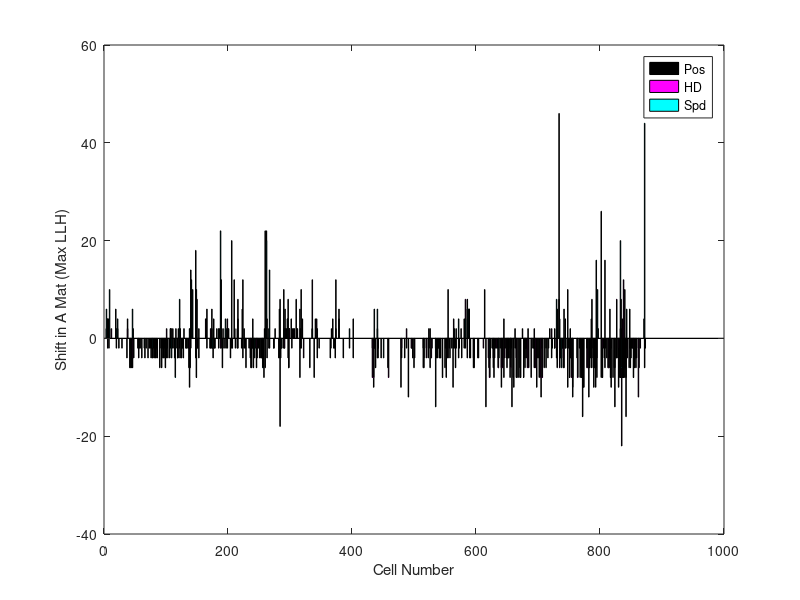
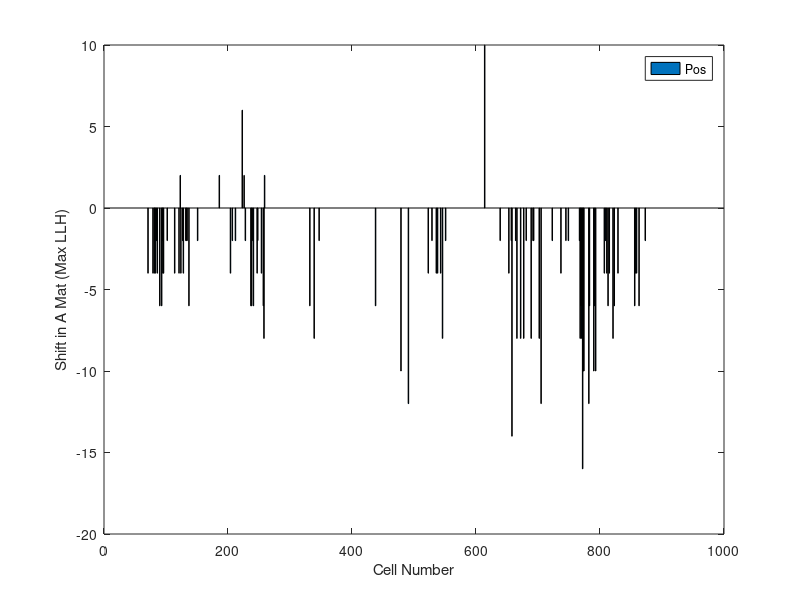
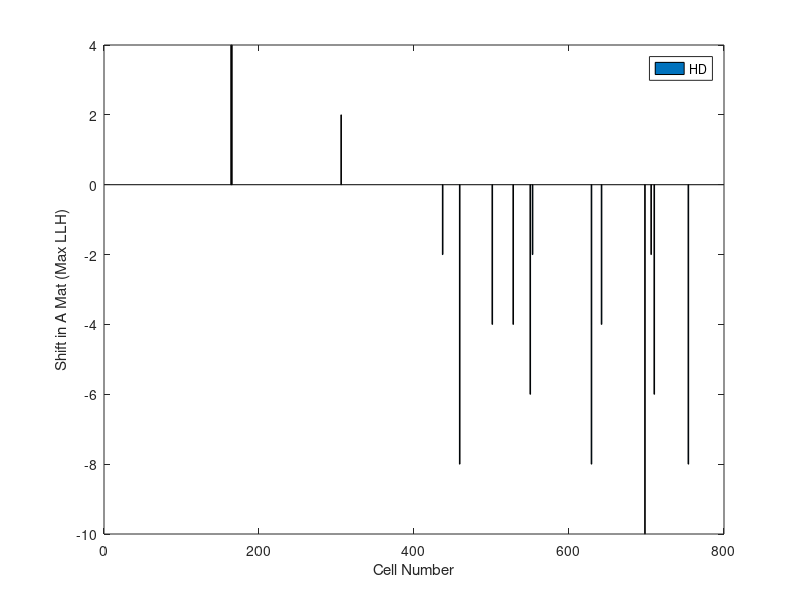
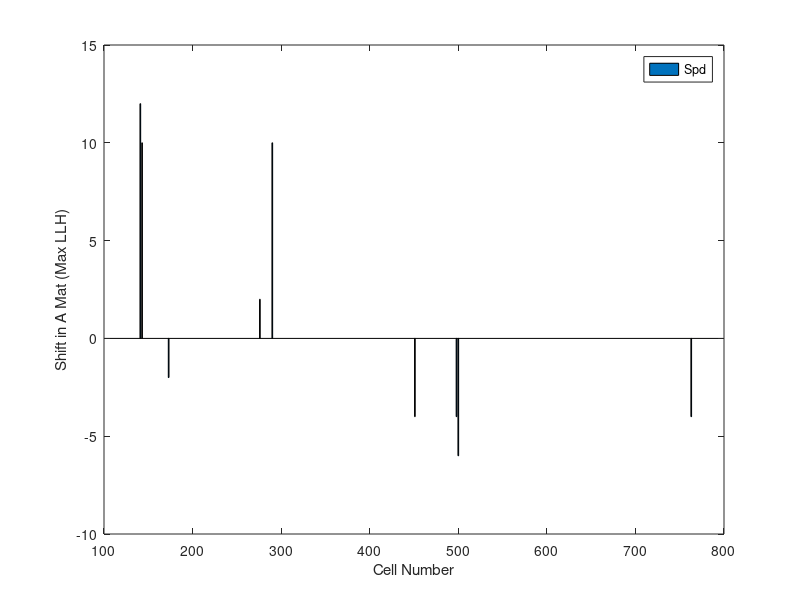

These charts were generated, in order, by the following MATLAB code: (Note: this script raises an error after producing the figures.)
clear all; %clear the workspace

%% load data

load('cellData_11_16_17Run.mat'); %loads the data into the workspace - this contains all of the cells

%load the cells of interest
load('encodingCells.mat');

%find the indices of the significant p values for every shift

%preallocate for the significant p values and therefore shifts in the
%matrix

%% Find the significant shifts for each cell

SigAllVarShifts = AllVarShifts; %significant shifts

for i = encodingCells' %for all of the cells
   for j = numel(AllPShifts{i}) %for all the elements in the returned p vals
       if j > 0 %if there were any called shifts i e having more than zero elements
            if AllPShifts{i}{j} > .05 %if the p value is not significant
                SigAllVarShifts{i}(j) = 0; %set the shift to zero
                
            end
       end
   end
end

%% remove empty cells

SigAllVarShiftsFilt = cell(numel(encodingCells),2); %preallocates
for k = 1:numel(encodingCells)
    SigAllVarShiftsFilt{k,2} = SigAllVarShifts{encodingCells(k)}; %in the filtered array, this will only contain non-empty vals
    SigAllVarShiftsFilt{k,1} = encodingCells(k); %places the cell name there
end

%% Count up the shifts across all cells

%here, we will plot the distribution of shifts, across all cells, for each
%of the variables: Pos, HD, and Spd

%first, filter out the empty variables

variables_allFilt = cell(numel(encodingCells),2); %preallocate for filtered variables

for i = 1:numel(encodingCells)
    variables_allFilt{i,2} = variables_all{encodingCells(i)}; %this will contain only non-empty vals
    variables_allFilt{i,1} = encodingCells(i); %puts the cell name there
end

%% organize cells into three different categories: those with Pos, HD, and Spd variables, and therefore shift data

posCells = cell(numel(encodingCells),2); %preallocate
hdCells = cell(numel(encodingCells),2);
spdCells = cell(numel(encodingCells),2);

%place the cell name and appropriate shift into the array

for f = 1:numel(encodingCells) %for all the number of cells
    for l = 1:numel(variables_allFilt{f,2}) %for all the elements in each variable cell
        if variables_allFilt{f,2}(l) == 1 %if it is Pos
            posCells{f,1} = SigAllVarShiftsFilt{f,1}; %put the cell name in the array
            posCells{f,2} = SigAllVarShiftsFilt{f,2}(l); %put the relevent shift in the array
        elseif variables_allFilt{f,2}(l) == 2 %if it is HD
            hdCells{f,1} = SigAllVarShiftsFilt{f,1}; %put the cell name into the array
            hdCells{f,2} = SigAllVarShiftsFilt{f,2}(l); %place relevant shifts in array
        elseif variables_allFilt{f,2}(l) == 3 %if it is Spd
            spdCells{f,1} = SigAllVarShiftsFilt{f,1}; %putt the cell name into array
            spdCells{f,2} = SigAllVarShiftsFilt{f,2}(l); %put the shift in array
        end
    end
end

%% Convert to matrix from cell array

posCells = cell2mat(posCells);
hdCells = cell2mat(hdCells);
spdCells = cell2mat(spdCells);

%% plot these data

figure(1);
bar(posCells(:,1),posCells(:,2),'FaceColor','k');
hold on
bar(hdCells(:,1),hdCells(:,2),'FaceColor','m');
hold on
bar(spdCells(:,1),spdCells(:,2),'FaceColor','c');
legend('Pos','HD','Spd');
xlabel('Cell Number');
ylabel('Shift in A Mat (Max LLH)');

%% examine relationships in cells between the different variables and their respective shifts\

%first, group cells based on the different possible models

posMod = cell(numel(encodingCells),2); %1
hdMod = cell(numel(encodingCells),2); %2 
spdMod = cell(numel(encodingCells),2); %3
posHdMod = cell(numel(encodingCells),2); %1 2
hdSpdMod = cell(numel(encodingCells),2); %2 3
posSpdMod = cell(numel(encodingCells),2); %1 3
posHdSpdMod = cell(numel(encodingCells),2); %1 2 3

%create arrays for the multiple models - hardcoded, but dependent on how
%the design matrix was created
ph = [1 2];
hs = [2 3];
ps = [1 3];
phs = [1 2 3];

for i = 1:numel(encodingCells)
    for j = 1:numel(variables_allFilt{i,2})
        if variables_allFilt{i,2}(j) == 4
            variables_allFilt{i,2}(j) = []; %gets rid of the theta model because we dont want it
            SigAllVarShiftsFilt{i,2}(j) = []; %gets rid of the theta shift, because we also don't want it
        end
    end
    if numel(variables_allFilt{i,2}) == 1 %if there is one variable in the model, do the next line
        if variables_allFilt{i,2} == 1
            posMod{i,1} = variables_allFilt{i,1};
            posMod{i,2} = SigAllVarShiftsFilt{i,2};
        elseif variables_allFilt{i,2} == 2
            hdMod{i,1} = variables_allFilt{i,1};
            hdMod{i,2} = SigAllVarShiftsFilt{i,2};
        elseif variables_allFilt{i,2} == 3
            spdMod{i,1} = variables_allFilt{i,1};
            spdMod{i,2} = SigAllVarShiftsFilt{i,2};
        end
    elseif numel(variables_allFilt{i,2}) == 2 %if there are two variables in the model, run these lines
        if variables_allFilt{i,2} == ph
            posHdMod{i,1} = variables_allFilt{i,1};
            posHdMod{i,2} = SigAllVarShiftsFilt{i,2};
        elseif variables_allFilt{i,2} == hs
            hdSpdMod{i,1} = variables_allFilt{i,1};
            hdSpdMod{i,2} = SigAllVarShiftsFilt{i,2};
        elseif variables_allFilt{i,2} == ps
            posSpdMod{i,1} = variables_allFilt{i,1};
            posSpdMod{i,2} = SigAllVarShiftsFilt{i,2};
        end
    elseif numel(variables_allFilt{i,2}) == 3 %if there are three variables in the model, run these
        if variables_allFilt{i,2} == phs 
            posHdSpdMod{i,1} = variables_allFilt{i,1};
            posHdSpdMod{i,2} = SigAllVarShiftsFilt{i,2};
        end
    end
end


%% get rid of the empty cells

%convert from cell array to matrix

posMod = cell2mat(posMod);
hdMod = cell2mat(hdMod);
spdMod = cell2mat(spdMod);
posHdMod = cell2mat(posHdMod);
hdSpdMod = cell2mat(hdSpdMod);
posSpdMod = cell2mat(posSpdMod);
posHdSpdMod = cell2mat(posHdSpdMod);

%%display the data

%first the position
figure(2);
bar(posMod(:,1),posMod(:,2));
xlabel('Cell Number');
ylabel('Shift in A Mat (Max LLH)');
legend('Pos');


%next, HD
figure(3);
bar(hdMod(:,1),hdMod(:,2));
xlabel('Cell Number');
ylabel('Shift in A Mat (Max LLH)');
legend('HD');

%next, spd
figure(4);
bar(spdMod(:,1),spdMod(:,2));
xlabel('Cell Number');
ylabel('Shift in A Mat (Max LLH)');
legend('Spd');


%next, posHd
figure(5);
%pos first
bar(posHdMod(:,1),posHdMod(:,2),'FaceColor','m');
hold on
%next, HD
bar(posHdMod(:,1),posHdMod(:,3),'FaceColor','g');
legend('Pos','HD');
hold off
xlabel('Cell Number');
ylabel('Shift in A Mat (Max LLH)');

%next, hdPsd
figure(6);
%hd firt
bar(hdSpdMod(:,1),hdSpdMod(:,2),'FaceColor','r');
hold on
%next, the Spd
bar(hdSpdMod(:,1),hdSpdMod(:,3),'FaceColor','c');
legend('HD','Spd');
hold off
xlabel('Cell Number');
ylabel('Shift in A Mat (Max LLH)');

%next, PosSpd
figure(7);
%first the pos
bar(posSpdMod(:,1),posSpdMod(:,2),'FaceColor','k');
hold on
%next the spd
bar(posSpdMod(:,1),posSpdMod(:,3),'FaceColor','b');
legend('Pos','Spd');
hold off
xlabel('Cell Number');
ylabel('Shift in A Mat (Max LLH)');

%last, the posHdSpd
figure(8);
%first the pos
bar(posHdSpdMod(:,1),posHdSpdMod(:,2),'FaceColor','g');
hold on
%next the Hd
bar(posHdSpdMod(:,1),posHdSpdMod(:,3),'FaceColor','r');
%next the spd
hold on
bar(posHdSpdMod(:,1),posHdSpdMod(:,4),'FaceColor','c');
legend('Pos','HD','Spd');
hold off
xlabel('Cell Number');
ylabel('Shift in A Mat (Max LLH)');

%% try to quantify the changes in each cell shift

%first, we are to show across all cell types, the distribution of the shift
%types for each variable

%here, this is just a plot of all the single variables (Pos, HD, Spd)
%pooled to represent the different shifts across the whole population of
%cells

figure(9);
histogram(posCells(:,2),'FaceColor','b','BinWidth',1) % a plot for the position
xlabel('Shift in Design Matrix');
ylabel('Number of cells');
legend('Pos (pooled models)');

figure(10);
histogram(hdCells(:,2),'FaceColor','c','BinWidth',1); %plot for the HD
xlabel('Shift in Design Matrix');
ylabel('Number of cells');
legend('HD (pooled models)');

figure(11);
histogram(spdCells(:,2),'FaceColor','r','BinWidth',1); %plot for the spd
xlabel('Shift in Design Matrix');
ylabel('Number of cells');
legend('Spd (pooled models)');

%next, it is of interest to do the same, but for the specific models

figure(12);
histogram(posMod(:,2),'FaceColor','g','BinWidth',1); %position only
xlabel('Shift in Design Matrix');
ylabel('Number of cells');
legend('Pos Model Cells');


figure(13);
histogram(hdMod(:,2),'FaceColor','k','BinWidth',1); %hd only
xlabel('Shift in Design Matrix');
ylabel('Number of cells');
legend('HD Model Cells');


figure(14);
histogram(spdMod(:,2),'FaceColor','m','BinWidth',1); %spd only
xlabel('Shift in Design Matrix');
ylabel('Number of cells');
legend('Spd Model Cells');

figure(15);
subplot(2,1,1)
histogram(posHdMod(:,2),'FaceColor','b','BinWidth',1); %pos 
xlabel('Shift in Design Matrix');
ylabel('Number of cells');
legend('Pos Shifts');
axis([-50 50 0 length(posHdMod(:,2))])
subplot(2,1,2)
histogram(posHdMod(:,3),'FaceColor','r','BinWidth',1); %HD
xlabel('Shift in Design Matrix');
ylabel('Number of cells');
legend('HD Shifts');
axis([-50 50 0 length(posHdMod(:,3))])



figure(16);
subplot(2,1,1)
histogram(hdSpdMod(:,2),'FaceColor','g','BinWidth',1); %hd 
xlabel('Shift in Design Matrix');
ylabel('Number of cells');
legend('HD Shift');
axis([-50 50 0 length(hdSpdMod(:,2))])
subplot(2,1,2)
histogram(hdSpdMod(:,3),'FaceColor','b','BinWidth',1); %spd
xlabel('Shift in Design Matrix');
ylabel('Number of cells');
legend('Spd Shift');
axis([-50 50 0 length(hdSpdMod(:,3))])



figure(17);
subplot(2,1,1)
histogram(posSpdMod(:,2),'FaceColor','r','BinWidth',1); %pos 
xlabel('Shift in Design Matrix');
ylabel('Number of cells');
legend('Pos Shift');
axis([-50 50 0 length(posSpdMod(:,2))])
subplot(2,1,2)
histogram(posSpdMod(:,3),'FaceColor','g','BinWidth',1); %Spd
xlabel('Shift in Design Matrix');
ylabel('Number of cells');
legend('Spd Shift');
axis([-50 50 0 length(posSpdMod(:,3))])


figure(18);
subplot(3,1,1)
histogram(posHdSpdMod(:,2),'FaceColor','c','BinWidth',1); % position
xlabel('Shift in Design Matrix');
ylabel('Number of cells');
legend('Pos Shift');
axis([-50 50 0 length(posHdSpdMod(:,2))])
subplot(3,1,2)
histogram(posHdSpdMod(:,3),'FaceColor','m','BinWidth',1); %HD
xlabel('Shift in Design Matrix');
ylabel('Number of cells');
legend('HD Shift');
axis([-50 50 0 length(posHdSpdMod(:,3))])
subplot(3,1,3);
histogram(posHdSpdMod(:,4),'FaceColor','g','BinWidth',1); %spd
xlabel('Shift in Design Matrix');
ylabel('Number of cells');
legend('Spd Shift');
axis([-50 50 0 length(posHdSpdMod(:,4))])

%figure out how many cells have shifts in opposing directions for each
%model with >2 variables

%look first in posHD

%preallocate to save numbers
OpShiftPosHd = [];

for i = 1:length(posHdMod)
    if posHdMod(i,2) > 0 && posHdMod(i,3) < 0 %basically, if there are opposite signs                                                                                   %for each variable, add the cell to the array
        OpShiftPosHd(end+1) = posHdMod(i,1); 
    elseif posHdMod(i,2) < 0 && posHdMod(i,3) > 0
        OpShiftPosHd(end+1) = posHdMod(i,1); 
    end
end

%last, count it up!
NumOpPosHd = numel(OpShiftPosHd);

%next, the HDspd

%preallocate
OpShiftHdSpd = [];

for i = 1:length(hdSpdMod)
    if hdSpdMod(i,2) > 0 && hdSpdMod(i,3) < 0
        OpShiftHdSpd(end+1) = hdSpdMod(i,1);
    elseif hdSpdMod(i,2) < 0 && hdSpdMod(i,3) > 0
        OpShiftHdSpd(end+1) = hdSpdMod(i,1);
    end
end

%count!
numOpHdSpd = numel(OpShiftHdSpd);

%next is the PosSpd model

%preallocate
OpShiftPosSpd = [];

for i = 1:length(posSpdMod)
    if posSpdMod(i,2) > 0 && posSpdMod(i,3) < 0
        OpShiftPosSpd(end+1) = posSpdMod(i,1);
    elseif posSpdMod(i,2) < 0 && posSpdMod(i,3) > 0
        OpShiftPosSpd(end+1) = posSpdMod(i,1);
    end
end

%count it up!!!
numOpPosSpd = numel(OpShiftPosSpd);

%last, the full model - need to test 1 2, 2 3, 1 3, twice
%for the purposes of this analysis, we will only look for the presence of
%two opposing shifts (ie two variables out of the three)

%preallocate
OpShiftPosHdSpd = [];

for i = 1:length(posHdSpdMod)
    if posHdSpdMod(i,2) > 0 && posHdSpdMod(i,3) < 0
        OpShiftPosHdSpd(end+1) = posHdSpdMod(i,1); %1 2 front
    elseif posHdSpdMod(i,2) < 0 && posHdSpdMod(i,3) > 0 
        OpShiftPosHdSpd(end+1) = posHdSpdMod(i,1); %1 2 back
    elseif posHdSpdMod(i,3) > 0 && posHdSpdMod(i,4) < 0
        OpShiftPosHdSpd(end+1) = posHdSpdMod(i,1); %2 3 front
    elseif posHdSpdMod(i,3) < 0 && posHdSpdMod(i,4) > 0 %2 3 back
        OpShiftPosHdSpd(end+1) = posHdSpdMod(i,1);
    elseif posHdSpdMod(i,2) > 0 && posHdSpdMod(i,4) < 0
        OpShiftPosHdSpd(end+1) = posHdSpdMod(i,1); % 1 3 fron
    elseif posHdSpdMod(i,2) < 0 && posHdSpdMod(i,4) > 0
        OpShiftPosHdSpd(end+1) = posHdSpdMod(i,1); %1 3 back
    end
end

%count!

numOpPosHdSpd = numel(OpShiftPosHdSpd);

%% statistically quantify difference in design matrix shifts

%quantify the extent that speed and position have opposite shifts - we will
%use a binomial test here
%we will assume that the expected outcome will be no shift - using the
%myBinomTest.m function from file exchange

%first, we will do position - here we will do the pooled models

[pPosPooled] = myBinomTest(numel(find(posCells(:,2)<0)),numel(posCells(:,2)~=0),.5,'two'); %to find what the P is if it is less than zero

[pHDPooled] = myBinomTest(numel(find(hdCells(:,2)<0)),numel(hdCells(:,2)~=0),.5,'two'); %if neg shift

[pSpdPooled] = myBinomTest(numel(find(spdCells(:,2)<0)),numel(spdCells(:,2)~=0),.5,'two'); %if shift neg

%% plot in 3d the shifts for the three variables

noPos = setdiff(encodingCells,posCells(:,1));

%concatenate a vector of zeros
noPos = cat(2,noPos,zeros(length(noPos),1));

%concatenate this into the posMod

posCells = cat(1,posCells,noPos);

%last, set this into a set order
%find the index

[~,sortPosIdx] = sort(posCells(:,1));

%resort the whole array accordingly
posCells = posCells(sortPosIdx,:);


noHD = setdiff(encodingCells,hdCells(:,1));

%vecotr of zeros
noHD = cat(2,noHD,zeros(length(noHD),1));

%put in the hdMod

hdCells = cat(1,hdCells,noHD);

%find idx for sort

[~,sortHdIdx] = sort(hdCells(:,1));

%resort the whole array
hdCells = hdCells(sortHdIdx,:);


%find diff
noSpd = setdiff(encodingCells,spdCells(:,1));

%add the zeros
noSpd = cat(2,noSpd,zeros(length(noSpd),1));

%add to the array
spdCells = cat(1,spdCells,noSpd);

%fidn sort idx

[~,sortSpdIdx] = sort(spdCells(:,1));

%sort the whole array

spdCells = spdCells(sortSpdIdx,:);


%% plot in 3d space

%first add some jitter to the data points - we will do elementwise
%mulitplication by a random number in the range of the max of each vector

%first, the pos vector

b = -0.5; %upper limit for random numbers to create noise
a = 0.5; %lower limit for random numbers to create noise

noisePos = (b-a).*rand(length(posCells),1) + a;

%get jitters
posCellsJit = posCells(:,2)+noisePos;

%place cell naems in
posCellsJit = cat(2,posCells(:,1),posCellsJit);

%same procedure but with HD

noiseHd = (b-a).*rand(length(hdCells),1) + a;

%get jitter
hdCellsJit = hdCells(:,2)+noiseHd;
hdCellsJit = cat(2,hdCells(:,1),hdCellsJit);

%last, spd cells

noiseSpd = (b-a).*rand(length(spdCells),1) + a;

%get jitters
spdCellsJit = spdCells(:,2)+noiseSpd;
spdCellsJit = cat(2,spdCells(:,1),spdCellsJit);


%first, find the indices for all of the different models, within the
%posCells, hdCells, and spdCells

%next, posHd

[~,posIntPH] = intersect(posCellsJit(:,1),posHdMod(:,1));
[~,hdIntPH] = intersect(hdCellsJit(:,1),posHdMod(:,1));
[~,spdIntPH] = intersect(spdCellsJit(:,1),posHdMod(:,1));

%next, hdspd

[~,posIntHS] = intersect(posCellsJit(:,1),hdSpdMod(:,1));
[~,hdIntHS] = intersect(hdCellsJit(:,1),hdSpdMod(:,1));
[~,spdIntHS] = intersect(spdCellsJit(:,1),hdSpdMod(:,1));

%next, posSPd

[~,posIntPS] = intersect(posCellsJit(:,1),posSpdMod(:,1));
[~,hdIntPS] = intersect(hdCellsJit(:,1),posSpdMod(:,1));
[~,spdIntPS] = intersect(spdCellsJit(:,1),posSpdMod(:,1));

%last, full model

[~,posIntPHS] = intersect(posCellsJit(:,1),posHdSpdMod(:,1));
[~,hdIntPHS] = intersect(hdCellsJit(:,1),posHdSpdMod(:,1));
[~,spdIntPHS] = intersect(spdCellsJit(:,1),posHdSpdMod(:,1));


figure(20);
scatter3(posCellsJit(posIntPH,2),hdCellsJit(hdIntPH,2),spdCellsJit(spdIntPH,2),'filled')
hold on
scatter3(posCellsJit(posIntHS,2),hdCellsJit(hdIntHS,2),spdCellsJit(spdIntHS,2),'filled')
scatter3(posCellsJit(posIntPS,2),hdCellsJit(hdIntPS,2),spdCellsJit(spdIntPS,2),'filled')
scatter3(posCellsJit(posIntPHS,2),hdCellsJit(hdIntPHS,2),spdCellsJit(spdIntPHS,2),'filled')
plot([-35 35],[0 0],'--r')
plot([0 0],[-35 35],'--r')

legend('PH','HS','PS','PHS');
xlabel('Shift in Design Matrix for Position');
ylabel('Shift in Design Matrix for Head Direction');
zlabel('Shift in Design Matrix for Running Speed');
hold off

%% another way of showing the shifts across different variables


figure(21)
% PH
subplot(1,3,1)
scatter(posCellsJit(posIntPH,2),hdCellsJit(hdIntPH,2),'filled')
hold on
scatter(posCellsJit(posIntPHS,2),hdCellsJit(hdIntPHS,2),'filled','k')
plot([-20 20],[0 0],'--r','linewidth',2)
plot([0 0],[-20 20],'--r','linewidth',2)
hold off
axis tight
xlabel('position shift')
ylabel('hd shift')
legend('Pos','HD');

%PS
subplot(1,3,2)
scatter(posCellsJit(posIntPS,2),spdCellsJit(spdIntPS,2),'filled')
hold on
scatter(posCellsJit(posIntPHS,2),spdCellsJit(spdIntPHS,2),'filled','k')
plot([-20 20],[0 0],'--r','linewidth',2)
plot([0 0],[-20 20],'--r','linewidth',2)
hold off
axis tight
xlabel('position shift')
ylabel('speed shift')
legend('Pos','Spd');

%HS
subplot(1,3,3)
scatter(hdCellsJit(hdIntHS,2),spdCellsJit(spdIntHS,2),'filled')
hold on
scatter(hdCellsJit(hdIntPHS,2),spdCellsJit(spdIntPHS,2),'filled','k')
plot([-20 20],[0 0],'--r','linewidth',2)
plot([0 0],[-20 20],'--r','linewidth',2)
hold off
axis tight
xlabel('hd shift')
ylabel('speed shift')
legend('HD','Spd');

%% plot the tuning curves

%first, recreate the design matrix





        
        
        

    












    
    








        
    
